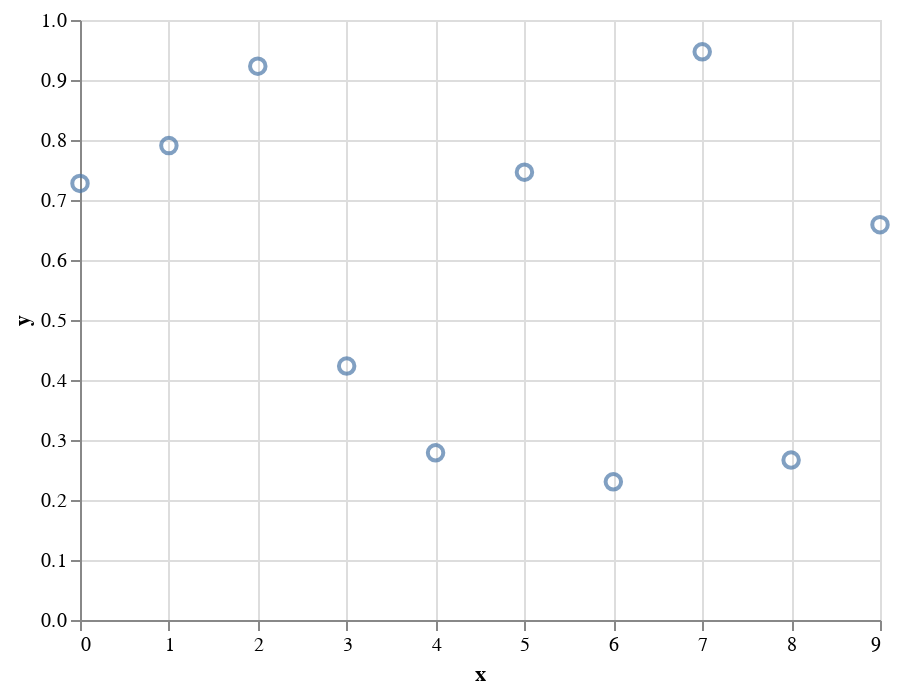

Here is the notebook cell this chart was saved with:
### Code cell
alt.Chart(data).mark_point(
    size=60
).encode(
    x='x',
    y='y',
    tooltip=[
        alt.Tooltip(field='x', type='quantitative', title='Value of X'),
        alt.Tooltip(field='y', type='quantitative', title='Value of Y')
    ]
)

### Figure 1 — Vega-Lite specification as saved in the notebook (floating-point values rounded to 4 significant figures)
{"config": {"view": {"continuousWidth": 400, "continuousHeight": 300}}, "data": {"name": "data-a5b317606895d2629a3971e0e8a496a9"}, "mark": {"type": "point", "size": 60}, "encoding": {"tooltip": [{"type": "quantitative", "field": "x", "title": "Value of X"}, {"type": "quantitative", "field": "y", "title": "Value of Y"}], "x": {"type": "quantitative", "field": "x"}, "y": {"type": "quantitative", "field": "y"}}, "$schema": "https://vega.github.io/schema/vega-lite/v4.8.1.json", "datasets": {"data-a5b317606895d2629a3971e0e8a496a9": [{"x": 0, "y": 0.7277}, {"x": 1, "y": 0.7907}, {"x": 2, "y": 0.923}, {"x": 3, "y": 0.4233}, {"x": 4, "y": 0.2787}, {"x": 5, "y": 0.7463}, {"x": 6, "y": 0.2304}, {"x": 7, "y": 0.947}, {"x": 8, "y": 0.2666}, {"x": 9, "y": 0.6589}]}}
